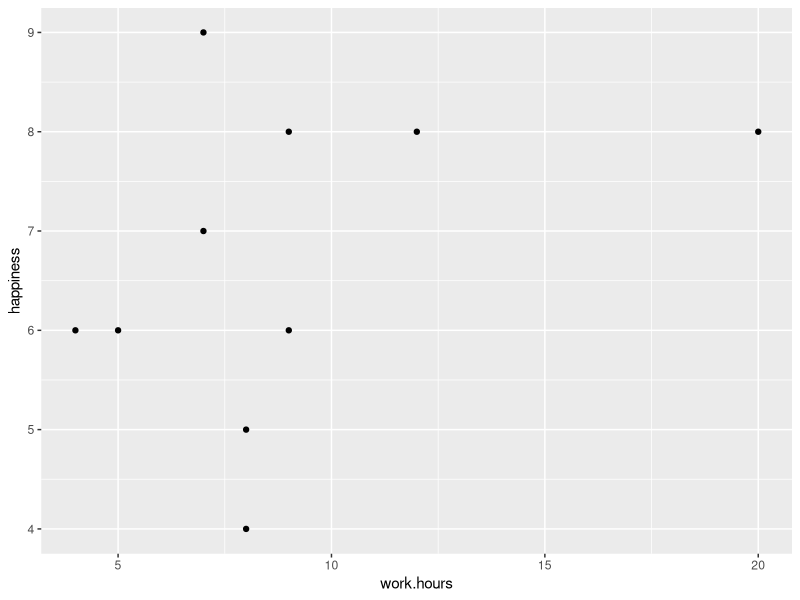

This chart was generated by the following R code:
library(tidyverse)
datos <- read_csv("github_data.csv")

ggplot(datos)+
  geom_point(aes(work.hours, happiness))
#hola guapa!  
